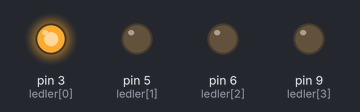
Recording of a sketch running on a simulated Arduino Uno, built with avr-gcc and run on an emulated ATmega328P. Shown: output pins drawn as LEDs (lit = HIGH).

Above: at 0.15 s.
At 1.35 s:
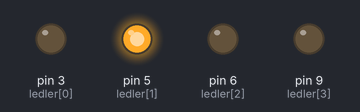
At 2.55 s:
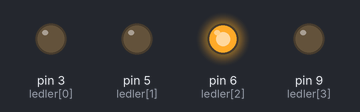
Timing chart, 0 to 3.0 s (numbered marks = the images above):
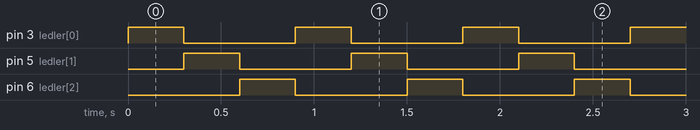

Measured:
- by itself, pin 3 (ledler[0]), pin 5 (ledler[1]), pin 6 (ledler[2]): alternates HIGH for 0.30 s and LOW for 0.60 s
- by itself, everything shown: repeats every 0.90 s, in 4 steps

The sketch:

bozuk1_yanlisSinir.ino
```cpp
/*
  BU KOD NE YAPAR?
  Bu kod, 3, 5, 6, 9 numaralı pinlerdeki 4 LED'i sırayla yakıp söndürmek İÇİN yazıldı
  ama istenen gibi çalışmıyor. Görevin: nedenini bul ve düzelt.
*/

/*
  ak0199 — Bozuk kod 1/3: yanlış sınırlı for
  Bu dosya ak0199 "Bozuk kodu onar" dersinin BİRİNCİ parçası. Görev, yöntem ve
  ipuçları ana klasördeki ders.md'de — burada sadece bozuk kod var.

  Devre: Paket 5 (4 LED, pin 3/5/6/9, ortak GND hattı) — dokunma, aynen kullanılır.
*/

const int ledSayisi = 4;
const int ledler[4] = {3, 5, 6, 9};

void setup() {
  for (int i = 0; i < ledSayisi; i++) {
    pinMode(ledler[i], OUTPUT);
  }
}

void loop() {
  for (int i = 0; i < 3; i++) {
    digitalWrite(ledler[i], HIGH);
    delay(300);
    digitalWrite(ledler[i], LOW);
  }
}
```
